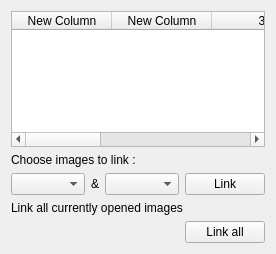
<?xml version="1.0" encoding="UTF-8"?>
<ui version="4.0">
 <class>vvLinkPanel</class>
 <widget class="QWidget" name="vvLinkPanel">
  <property name="geometry">
   <rect>
    <x>0</x>
    <y>0</y>
    <width>276</width>
    <height>254</height>
   </rect>
  </property>
  <property name="windowTitle">
   <string>Form</string>
  </property>
  <layout class="QVBoxLayout" name="verticalLayout">
   <item>
    <widget class="QTableWidget" name="linkTableWidget">
     <property name="showGrid">
      <bool>false</bool>
     </property>
     <column/>
     <column/>
     <column/>
     <column/>
     <column>
      <property name="text">
       <string>New Column</string>
      </property>
     </column>
     <column>
      <property name="text">
       <string>New Column</string>
      </property>
     </column>
    </widget>
   </item>
   <item>
    <widget class="QLabel" name="label">
     <property name="text">
      <string>Choose images to link :</string>
     </property>
    </widget>
   </item>
   <item>
    <layout class="QHBoxLayout" name="horizontalLayout_2">
     <item>
      <widget class="QComboBox" name="image1ComboBox"/>
     </item>
     <item>
      <widget class="QLabel" name="linkLabel">
       <property name="sizePolicy">
        <sizepolicy hsizetype="Fixed" vsizetype="Preferred">
         <horstretch>0</horstretch>
         <verstretch>0</verstretch>
        </sizepolicy>
       </property>
       <property name="text">
        <string>&amp;</string>
       </property>
      </widget>
     </item>
     <item>
      <widget class="QComboBox" name="image2ComboBox"/>
     </item>
     <item>
      <widget class="QPushButton" name="linkButton">
       <property name="sizePolicy">
        <sizepolicy hsizetype="Fixed" vsizetype="Fixed">
         <horstretch>0</horstretch>
         <verstretch>0</verstretch>
        </sizepolicy>
       </property>
       <property name="text">
        <string>Link</string>
       </property>
      </widget>
     </item>
    </layout>
   </item>
   <item>
    <widget class="QLabel" name="label_2">
     <property name="text">
      <string>Link all currently opened images</string>
     </property>
    </widget>
   </item>
   <item>
    <layout class="QHBoxLayout" name="horizontalLayout">
     <item>
      <spacer name="horizontalSpacer">
       <property name="orientation">
        <enum>Qt::Horizontal</enum>
       </property>
       <property name="sizeHint" stdset="0">
        <size>
         <width>40</width>
         <height>20</height>
        </size>
       </property>
      </spacer>
     </item>
     <item>
      <widget class="QPushButton" name="linkAllButton">
       <property name="text">
        <string>Link all</string>
       </property>
      </widget>
     </item>
    </layout>
   </item>
  </layout>
 </widget>
 <resources/>
 <connections/>
</ui>
